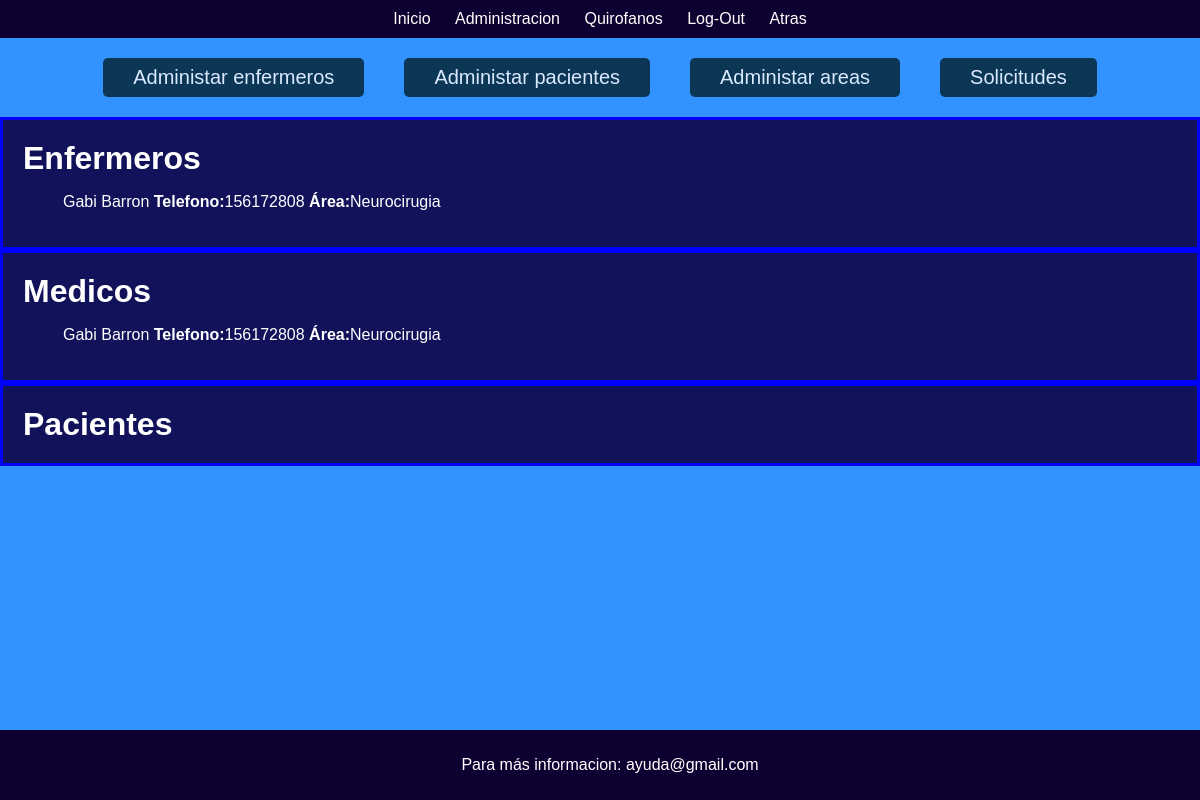
The page /Punk/adm.php on the database as committed earlier.
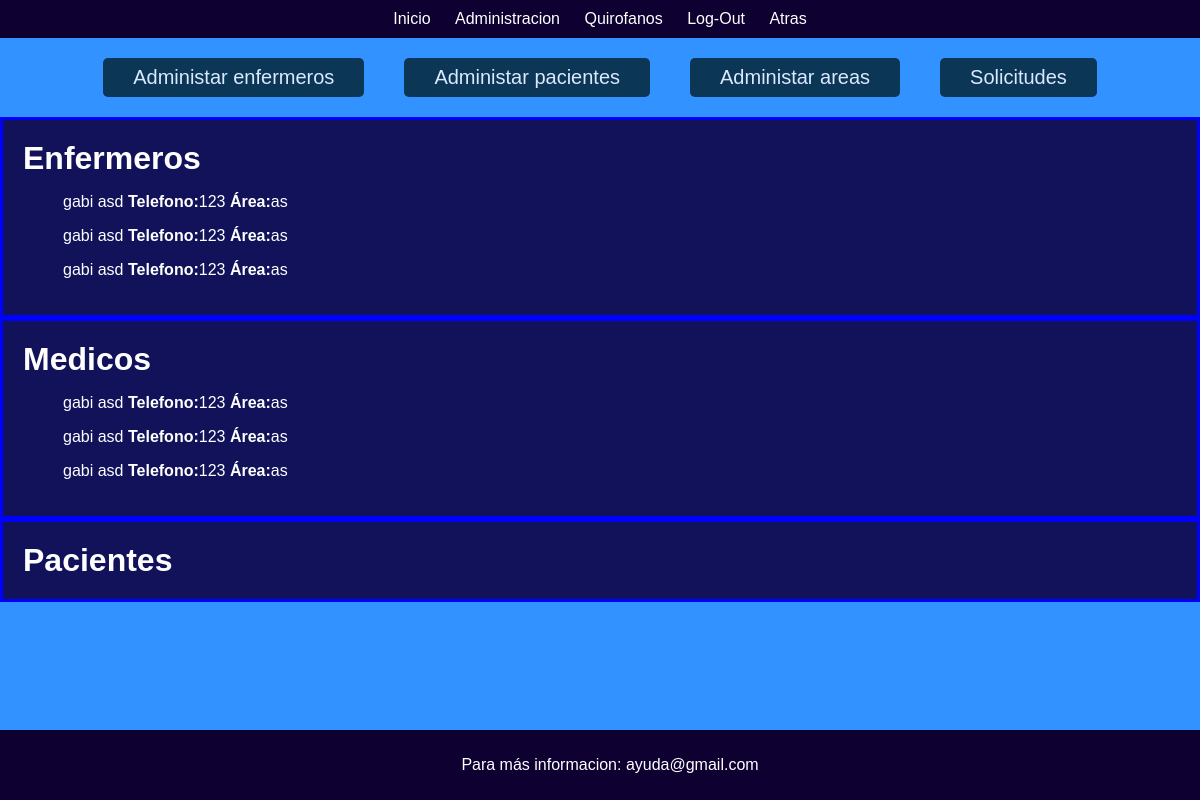
The same page on the database as committed later.
### tables this page shows
CREATE TABLE `enfermeros` (
  `id_enfermero` int(11) NOT NULL,
  `nombre` text NOT NULL,
  `apellido` text NOT NULL,
  `telefono` int(200) NOT NULL,
  `correo` varchar(200) NOT NULL,
  `area` text NOT NULL
);

### Punk/adm.php (the view, shortened to what this page needs)
<!DOCTYPE html>
<html lang="en">
<head>
    <link rel="stylesheet" href="./css/Punk.css">
</head>
<body id="inicio">
    <div class="top-bar">
        <a href="#inicio">Inicio</a>
        <a href="adm.php">Administracion</a>
        <a href="hospital.php">Quirofanos</a>
        <a href="index.php">Log-Out</a>
        <a href="hospital.php">Atras</a>
    </div>
<div class="btn_adm">
    <a href="adm_enfermeros.php"><button>Administar enfermeros</button></a>
    <a href="adm_pacientes.php"><button>Administar pacientes</button></a>
    <a href="adm_areas.php"><button>Administar areas</button></a>
    <a href="notis.php"><button>Solicitudes</button></a>
</div>
    <div class="mostrar">
    <h1 id="titulo">Enfermeros</h1>
        <?php
                include ("conexion.php");
                $consulta = mysqli_query($conexion,"SELECT  * FROM enfermeros");
                while ($lista_consulta= mysqli_fetch_assoc($consulta) ){
        ?>
                <div>
                <ul id="lista">
                        <li><?php echo $lista_consulta["nombre"] . " " . $lista_consulta["apellido"]; ?></li>
                        <li><b>Telefono:</b><?php echo $lista_consulta["telefono"];?></li>
                        <li><b>Área:</b><?php echo $lista_consulta["area"];?></li>
                    </ul>
                </div>
        <?php } ?>
    </div>
<div class="mostrar">
    <h1 id="titulo">Medicos</h1>
        <?php
                include ("conexion.php");
                $consulta = mysqli_query($conexion,"SELECT  * FROM enfermeros");
                while ($lista_consulta= mysqli_fetch_assoc($consulta) ){
        ?>
                <div>
                <ul id="lista">
                        <li><?php echo $lista_consulta["nombre"] . " " . $lista_consulta["apellido"]; ?></li>
                        <li><b>Telefono:</b><?php echo $lista_consulta["telefono"];?></li>
                        <li><b>Área:</b><?php echo $lista_consulta["area"];?></li>
                    </ul>
                </div>
        <?php } ?>
    </div>
<div class="mostrar">
    <h1 id="titulo">Pacientes</h1>
    </div>
    <div class="elemento-abajo">
        <p>Para más informacion: ayuda@gmail.com</p>
    </div>
</body>
</html>

### Punk/css/Punk.css (style rules this page uses)
html { height: 100%; }
body { font-family: Arial, sans-serif; margin: 0; padding: 0; color: rgb(161, 197, 255); background-color: rgb(50, 146, 255); height: inherit; }
h1 { margin: 0; }
button { font-size: 20px; margin-top: 20px; padding: 8px 30px; background-color: rgb(11, 54, 85); color: rgb(219, 233, 255); border: none; border-radius: 5px; cursor: pointer; }
.btn_adm { display: inline-flex; width: 100%; justify-content: center; }
.btn_adm button { margin: 20px; }
.top-bar { background-color: #0e0030; color: #fff; padding: 10px 0; text-align: center; }
.top-bar a { color: #fff; text-decoration: none; margin: 0 10px; }
.elemento-abajo { position: fixed; bottom: 0; width: 100%; background-color: #0e0030; color: #fff; padding: 10px; text-align: center; }

### Punk/adm.php (style rules this page uses)
.mostrar { padding: 20px; color: white; background-color: #11125a; border: 3px solid blue; }
.mostrar ul li { list-style: none; display: inline-flex; color: white; background-color: #11125a; }

Rows that differ between the two databases and show on the page:
changed enfermeros (number 1 of 3 on the later page): nombre "Gabi" → "gabi"; apellido "Barron" → "asd"; telefono "156172808" → "123"; area "Neurocirugia" → "as"
added enfermeros: nombre "gabi", apellido "asd", telefono "123", area "as"
added enfermeros: nombre "gabi", apellido "asd", telefono "123", area "as"
